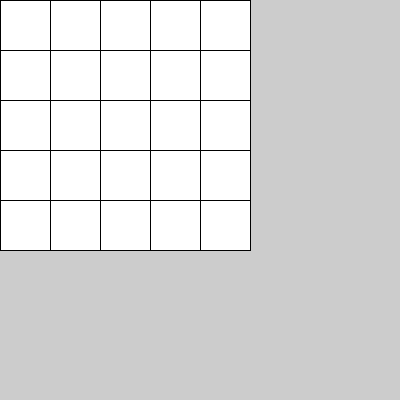
Frame 1 (no input)
Frame 60 (the mouse pressed at the canvas centre just before this capture): identical to frame 1, image omitted
Frame 120 (the mouse held since frame 60 and released just before this capture): identical to frame 1, image omitted

The Processing sketch that drew this single still picture (run headless with seeded random() and noise(); from frame 60 on, the mouse is pressed at the canvas centre):

// Processing sketch: for_2
// ── for_2.pde
void setup() {
  size(400, 400);
}

void draw() {
  // i = 0 => 0
  // i = 1 => 50
  // i = 2 => 100
  // i = 3 => 150
  // i = 4
  // i = 5 XXXXXX
  for (int j=0; j<5; j++) {
    dibujarFila(j);
  }
}

void dibujarFila(int j) {
  for (int i=0; i<5; i++) {
    rect(i * 50, j * 50, 50, 50);
  }
}
